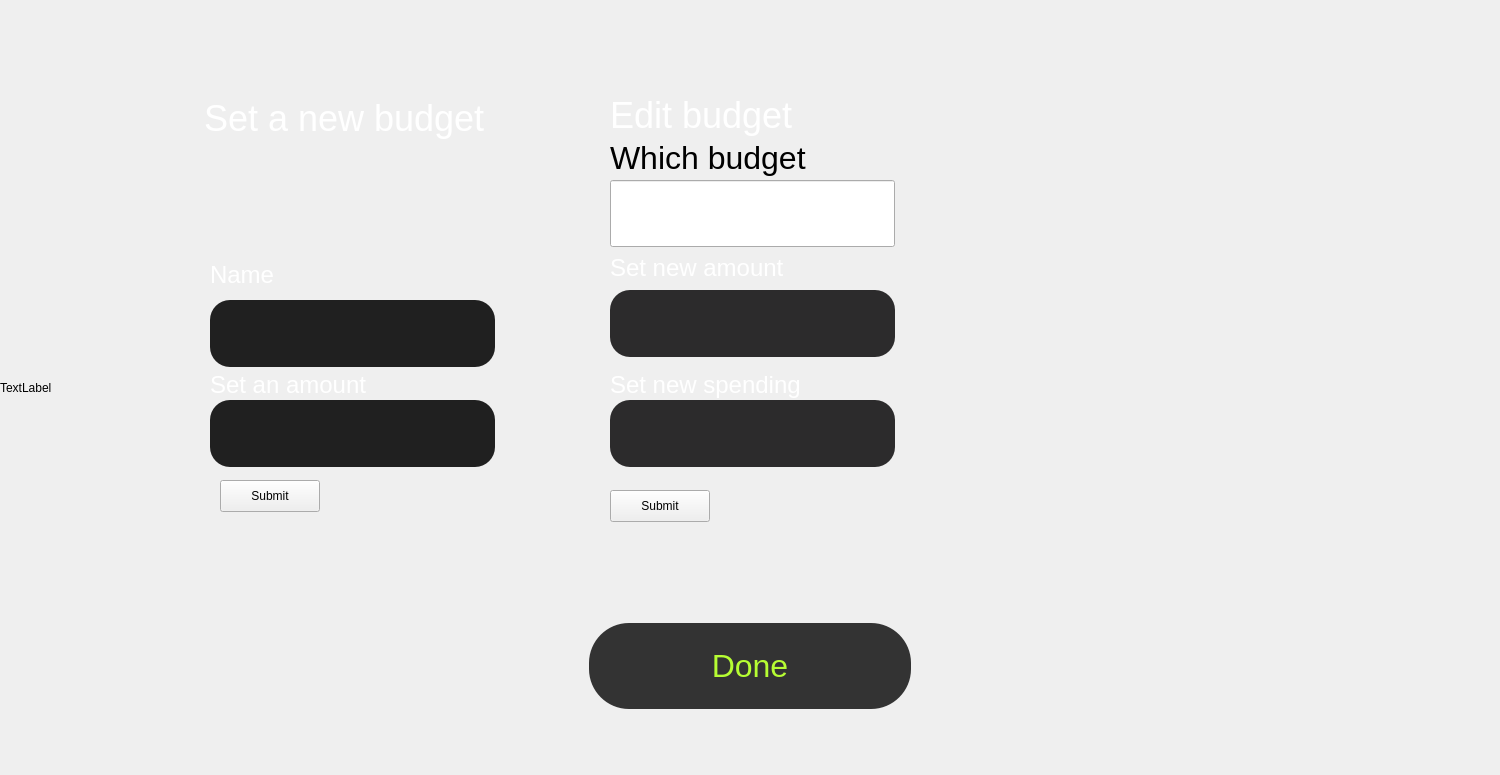
<?xml version="1.0" encoding="UTF-8"?>
<ui version="4.0">
 <class>dashboard_newBudget</class>
 <widget class="QDialog" name="dashboard_newBudget">
  <property name="geometry">
   <rect>
    <x>0</x>
    <y>0</y>
    <width>1500</width>
    <height>775</height>
   </rect>
  </property>
  <property name="windowTitle">
   <string>Dialog</string>
  </property>
  <widget class="QLabel" name="backgroundd">
   <property name="geometry">
    <rect>
     <x>0</x>
     <y>0</y>
     <width>1500</width>
     <height>775</height>
    </rect>
   </property>
   <property name="text">
    <string>TextLabel</string>
   </property>
  </widget>
  <widget class="QLabel" name="newBudgetText">
   <property name="geometry">
    <rect>
     <x>204</x>
     <y>97</y>
     <width>291</width>
     <height>43</height>
    </rect>
   </property>
   <property name="styleSheet">
    <string notr="true">color: rgb(255, 255, 255);
font-size: 36px;
weight: 500;
</string>
   </property>
   <property name="text">
    <string>Set a new budget</string>
   </property>
   <property name="textFormat">
    <enum>Qt::TextFormat::PlainText</enum>
   </property>
  </widget>
  <widget class="QLabel" name="nameText">
   <property name="geometry">
    <rect>
     <x>210</x>
     <y>260</y>
     <width>75</width>
     <height>29</height>
    </rect>
   </property>
   <property name="styleSheet">
    <string notr="true">color: rgb(255, 255, 255);
font-size: 24px;
weiht: 300;
</string>
   </property>
   <property name="text">
    <string>Name</string>
   </property>
  </widget>
  <widget class="QLabel" name="amountText">
   <property name="geometry">
    <rect>
     <x>210</x>
     <y>370</y>
     <width>177</width>
     <height>29</height>
    </rect>
   </property>
   <property name="styleSheet">
    <string notr="true">color: rgb(255, 255, 255);
font-size: 24px;
weight: 300;</string>
   </property>
   <property name="text">
    <string>Set an amount</string>
   </property>
  </widget>
  <widget class="QLineEdit" name="writeName">
   <property name="geometry">
    <rect>
     <x>210</x>
     <y>300</y>
     <width>285</width>
     <height>67</height>
    </rect>
   </property>
   <property name="font">
    <font>
     <pointsize>12</pointsize>
    </font>
   </property>
   <property name="styleSheet">
    <string notr="true">background-color: rgb(32, 32, 32);
border-radius: 20px;
padding: 0 20;
color:white;</string>
   </property>
  </widget>
  <widget class="QLineEdit" name="writeAmount">
   <property name="geometry">
    <rect>
     <x>210</x>
     <y>400</y>
     <width>285</width>
     <height>67</height>
    </rect>
   </property>
   <property name="font">
    <font>
     <pointsize>12</pointsize>
    </font>
   </property>
   <property name="styleSheet">
    <string notr="true">background-color: rgb(32, 32, 32);
border-radius: 20px;
padding: 0 20;
color:white;</string>
   </property>
  </widget>
  <widget class="QLabel" name="label_4">
   <property name="geometry">
    <rect>
     <x>610</x>
     <y>90</y>
     <width>258</width>
     <height>51</height>
    </rect>
   </property>
   <property name="styleSheet">
    <string notr="true">color: rgb(255, 255, 255);
font-size: 36px;
weight: 500;</string>
   </property>
   <property name="text">
    <string>Edit budget</string>
   </property>
  </widget>
  <widget class="QLabel" name="currentBudgetText">
   <property name="geometry">
    <rect>
     <x>610</x>
     <y>250</y>
     <width>241</width>
     <height>36</height>
    </rect>
   </property>
   <property name="styleSheet">
    <string notr="true">color: rgb(255, 255, 255);
font-size: 24px;
weight: 300;
</string>
   </property>
   <property name="text">
    <string>Set new amount</string>
   </property>
  </widget>
  <widget class="QLineEdit" name="editCurrentBudget">
   <property name="geometry">
    <rect>
     <x>610</x>
     <y>290</y>
     <width>285</width>
     <height>67</height>
    </rect>
   </property>
   <property name="font">
    <font>
     <pointsize>12</pointsize>
    </font>
   </property>
   <property name="styleSheet">
    <string notr="true">background-color: #2C2B2C;
border-radius: 20px;
padding: 0 20;
color:white;
</string>
   </property>
  </widget>
  <widget class="QLabel" name="howmuchText">
   <property name="geometry">
    <rect>
     <x>610</x>
     <y>370</y>
     <width>291</width>
     <height>29</height>
    </rect>
   </property>
   <property name="styleSheet">
    <string notr="true">color: rgb(255, 255, 255);
font-size: 24px;
weight: 300;</string>
   </property>
   <property name="text">
    <string>Set new spending</string>
   </property>
  </widget>
  <widget class="QLineEdit" name="writeHowMuchSpent">
   <property name="geometry">
    <rect>
     <x>610</x>
     <y>400</y>
     <width>285</width>
     <height>67</height>
    </rect>
   </property>
   <property name="font">
    <font>
     <pointsize>12</pointsize>
    </font>
   </property>
   <property name="styleSheet">
    <string notr="true">background-color: #2C2B2C;
border-radius: 20px;
padding: 0 20;
color:white;</string>
   </property>
  </widget>
  <widget class="QPushButton" name="doneButton">
   <property name="geometry">
    <rect>
     <x>589</x>
     <y>623</y>
     <width>322</width>
     <height>86</height>
    </rect>
   </property>
   <property name="styleSheet">
    <string notr="true">background-color: rgb(51, 51, 51);
border-radius:  40px;
font-size: 32px;
weight: 700;
color: rgb(182, 253, 51);</string>
   </property>
   <property name="text">
    <string>Done</string>
   </property>
  </widget>
  <widget class="QPushButton" name="submitNewBudget">
   <property name="geometry">
    <rect>
     <x>220</x>
     <y>480</y>
     <width>100</width>
     <height>32</height>
    </rect>
   </property>
   <property name="text">
    <string>Submit</string>
   </property>
  </widget>
  <widget class="QPushButton" name="submitEditBudget">
   <property name="geometry">
    <rect>
     <x>610</x>
     <y>490</y>
     <width>100</width>
     <height>32</height>
    </rect>
   </property>
   <property name="text">
    <string>Submit</string>
   </property>
  </widget>
  <widget class="QLineEdit" name="budgetName">
   <property name="geometry">
    <rect>
     <x>610</x>
     <y>180</y>
     <width>285</width>
     <height>67</height>
    </rect>
   </property>
  </widget>
  <widget class="QLabel" name="label">
   <property name="geometry">
    <rect>
     <x>610</x>
     <y>140</y>
     <width>241</width>
     <height>36</height>
    </rect>
   </property>
   <property name="font">
    <font>
     <pointsize>24</pointsize>
    </font>
   </property>
   <property name="text">
    <string>Which budget</string>
   </property>
  </widget>
 </widget>
 <resources/>
 <connections/>
</ui>
